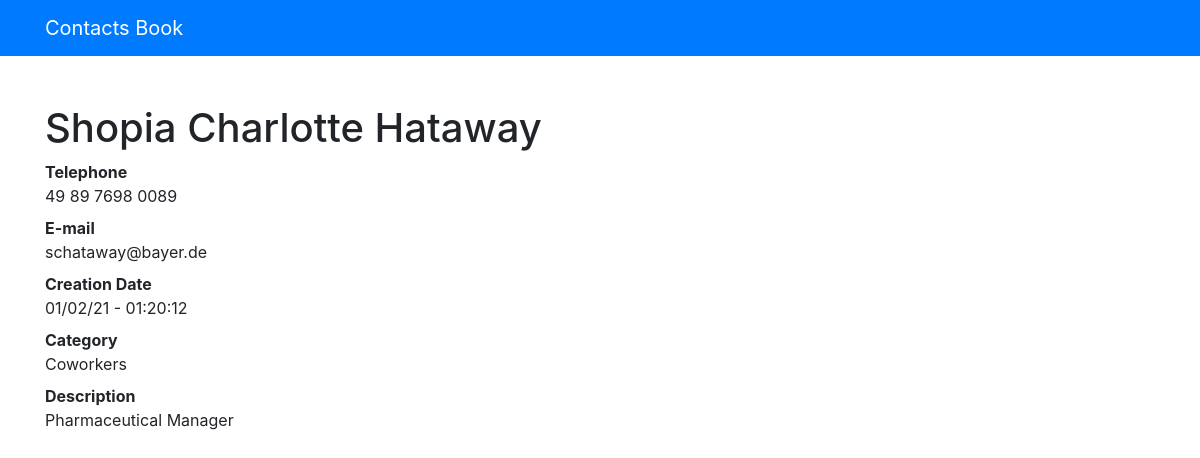
Screenshot of /21 with the database file from the repository.
### contacts/models.py (models this page shows, shortened)
class Contact(models.Model):
    first_name = models.CharField(max_length=254, null=False, blank=False)
    last_name = models.CharField(max_length=254, null=False, blank=False)
    telephone = models.CharField(max_length=20, null=False, blank=False)
    email = models.EmailField(max_length=254, blank=True)
    creation_date = models.DateTimeField(default=timezone.now)
    description = models.TextField(blank=True)
    category = models.ForeignKey(Category, on_delete=models.DO_NOTHING)
    show = models.BooleanField(default=True)

class Category(models.Model):
    name = models.CharField(max_length=154, blank=True)
    def __str__(self):
        return self.name

### contacts/views.py (the view)
# urls.py: path('<int:contact_id>', views.show_contact, name='show_contact'),
def show_contact(request, contact_id):
    contact = get_object_or_404(Contact, id=contact_id)
    if not contact.show:
        raise Http404
    return render(request, 'contacts/show_contact.html', {
        'contact': contact
    })

### contacts/templates/contacts/show_contact.html
{% extends 'base.html' %}
{% block content %}
    <h1 class="mt-5">{{ contact.first_name }} {{ contact.last_name }}</h1>
    <dl>
        <dt>Telephone</dt>
        <dd>{{ contact.telephone }}</dd>
        <dt>E-mail</dt>
        <dd>{{ contact.email }}</dd>
        <dt>Creation Date</dt>
        <dd>{{ contact.creation_date|date:'d/m/y - H:i:s' }}</dd>
        <dt>Category</dt>
        <dd>{{ contact.category }}</dd>
        <dt>Description</dt>
        <dd>
            {{ contact.description }}
        </dd>
    </dl>
{% endblock %}

### rows the page displays
Contact: first_name "Shopia Charlotte", last_name "Hataway", telephone "49 89 7698 0089", email "schataway@bayer.de", creation_date "01/02/21 - 01:20:12", category "Coworkers", description "Pharmaceutical Manager"
